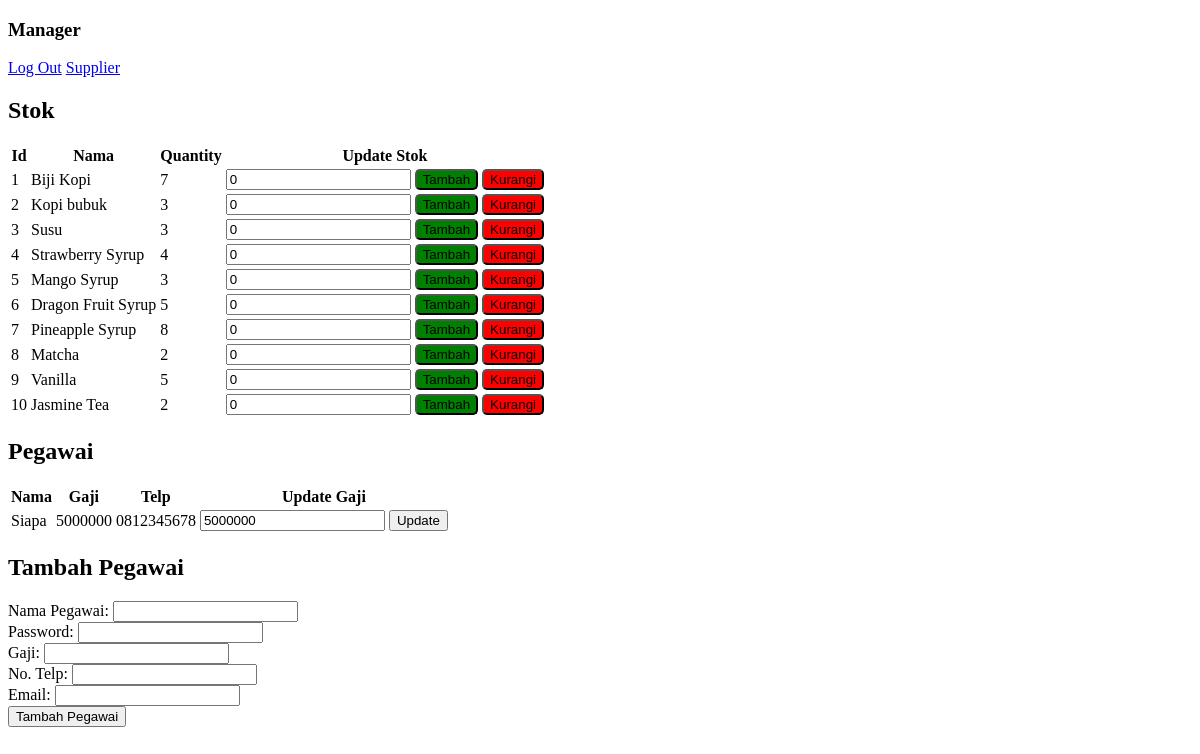
The page /manager.php on the database as committed earlier.
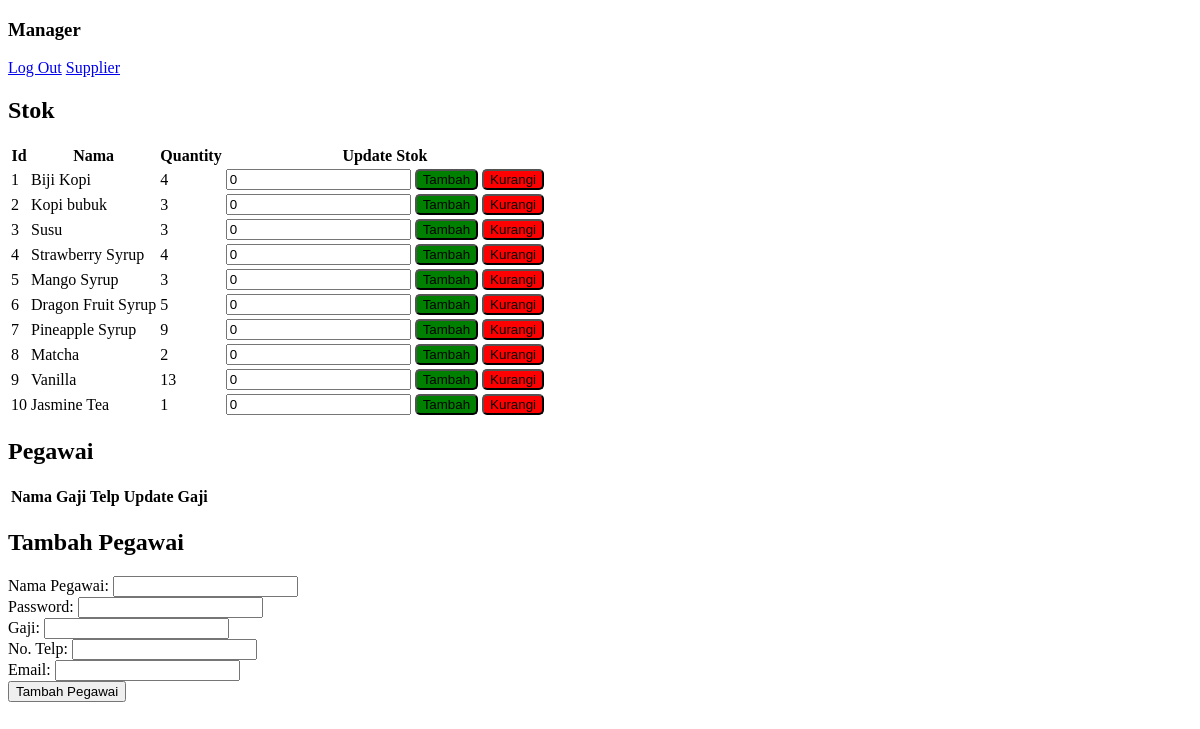
The same page on the database as committed later.
### tables this page shows
CREATE TABLE `stok` (
  `id_stok` INT(11) NOT NULL AUTO_INCREMENT,
  `nama_stok` VARCHAR(255) NOT NULL,
  `quantity` INT(11) NOT NULL,
  PRIMARY KEY (`id_stok`)
);

CREATE TABLE `pegawai` (
  `id_pegawai` INT(11) NOT NULL AUTO_INCREMENT,
  `nama_pegawai` VARCHAR(255) DEFAULT NULL,
  `password` VARCHAR(255) DEFAULT NULL,
  `gaji` INT(11) DEFAULT NULL,
  `telp` VARCHAR(225) DEFAULT NULL,
  `email` VARCHAR(225) DEFAULT NULL,
  PRIMARY KEY (`id_pegawai`)
);

### manager.php (the view, shortened to what this page needs)
<!DOCTYPE html>
<html lang="en">
<head>
</head>
<body>
    <h3>Manager</h3>
    <a class="btn_signIn" href="login.php">Log Out</a>
    <a class="btn_signIn" href="supplier.php">Supplier</a>
<?php
    require 'controller.php';
    try {
        $sql = "SELECT * FROM stok";
        $stmt = $dbh->prepare($sql);
        $stmt->execute();
        $products = $stmt->fetchAll();
    } catch (PDOException $e) {
        echo "Error: " . $e->getMessage();
    }
?>
    <h2>Stok</h2>
    <table class="table table-striped">
        <thead>
            <tr>
                <th>Id</th>
                <th>Nama</th>
                <th>Quantity</th>
                <th>Update Stok</th>
            </tr>
        </thead>
        <tbody>
            <?php foreach ($products as $product): ?>
            <tr>
                <td><?php echo ($product['id_stok']); ?></td>
                <td><?php echo ($product['nama_stok']); ?></td>
                <td><?php echo ($product['quantity']); ?></td>
                <td>
                    <form action="controller.php" method="post">
                        <input type="number" name="quantity" value="0" min="0">
                        <button type="submit" name="action" value="increase" style="background-color: green; color: black; border-radius: 5px;height:30px,">Tambah</button>
                        <button type="submit" name="action" value="decrease" style="background-color: red; color: black; border-radius: 5px;height:30px,">Kurangi</button>
                    </form>
                </td>
            </tr>
            <?php endforeach; ?>
            </tbody>
        </table>
          <h2>Pegawai</h2>
    <table class="table table-striped">
        <thead>
            <tr>
                <th>Nama</th>
                <th>Gaji</th>
                <th>Telp</th>
                <th>Update Gaji</th>
            </tr>
        </thead>
        <tbody>
            <?php
            require 'connection.php';
            try {
                $sql = "SELECT * FROM pegawai";
                $stmt = $dbh->prepare($sql);
                $stmt->execute();
                $orders = $stmt->fetchAll();
            } catch (PDOException $e) {
                echo "Error: " . $e->getMessage();
            }
            ?>
            <?php foreach ($orders as $order): ?>
                <tr>
                    <td><?php echo ($order['nama_pegawai']); ?></td>
                    <td><?php echo ($order['gaji']); ?></td>
                    <td><?php echo ($order['telp']); ?></td>
                    <td>
                        <form action="controller.php" method="post">
                            <input type="number" name="new_gaji" value="<?php echo ($order['gaji']); ?>" min="0" required>
                            <button type="submit" class="btn btn-success">Update</button>
                        </form>
                    </td>
                </tr>
            <?php endforeach; ?>
        </tbody>
    </table>
    <h2>Tambah Pegawai</h2>
        <form action="controller.php" method="post">
            <div>
                <label for="nama_pegawai">Nama Pegawai:</label>
                <input type="text" name="nama_pegawai" required>
            </div>
            <div>
                <label for="password">Password:</label>
                <input type="password" name="password" required>
            </div>
            <div>
                <label for="gaji">Gaji:</label>
                <input type="number" name="gaji" min="0" required>
            </div>
            <div>
                <label for="telp">No. Telp:</label>
                <input type="text" name="telp" required>
            </div>
            <div>
                <label for="email">Email:</label>
                <input type="email" name="email" required>
            </div>
            <button type="submit">Tambah Pegawai</button>
        </form>
</body>
</html>

Rows that differ between the two databases and show on the page:
removed pegawai: nama_pegawai "Siapa", gaji "5000000", telp "0812345678", new_gaji "5000000"
changed stok "Biji Kopi": quantity "7" → "4"
changed stok "Pineapple Syrup": quantity "8" → "9"
changed stok "Vanilla": quantity "5" → "13"
changed stok "Jasmine Tea": quantity "2" → "1"
